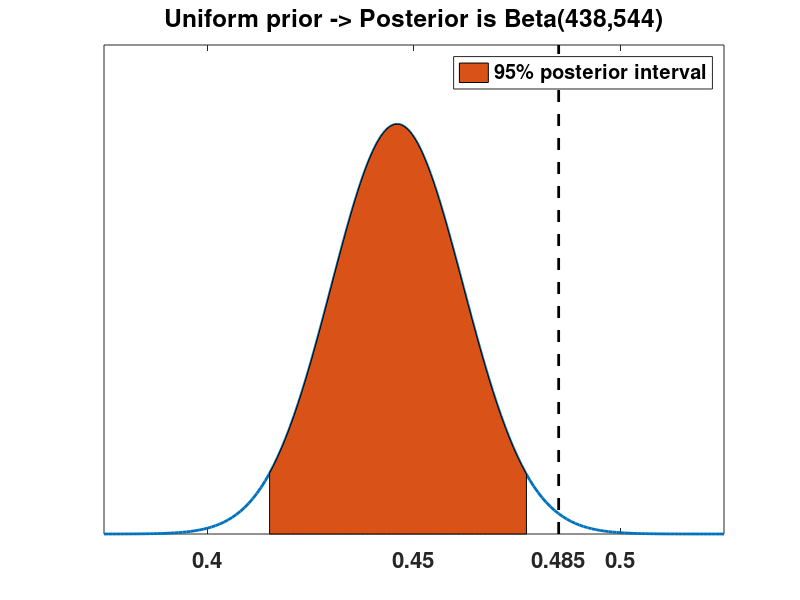

This figure's MATLAB source:
% Bayesian data analysis
% Aki Vehtari <Aki.Vehtari@aalto.fi>

% 437 girls and 543 boys have been observed. Calculate and plot the
% posterior distribution of the proportion of girls $\theta $, using
% uniform prior on $\theta $

% Set general figure properties
clf
set(gcf,'DefaultAxesFontSize',16,'DefaultAxesFontWeight','bold')
set(gcf,'DefaultLineLineWidth',2)

% Plot posterior Beta(438,544)
x=0.375:0.001:0.525;
a=438;b=544;
% betapdf computes the posterior density
pd=betapdf(x,a,b); 
% plot
plot(x,pd)
set(gca,'XLim',[0.375 0.525],'XTick',[0.4 0.45 0.485 0.5])
set(gca,'Ytick',[]);

% Plot the proportion of girl babies in general population
line([0.485 0.485],ylim,'LineStyle','--','Color','k')

% Colorize 95% posterior interval
hold on % hold previous plot
% the following line creates 100 evenly spaced values
% from 2.5% quantile to 97.5% quantile (i.e., 95% central interval)
% betainv computes the value for a given quantile given parameters a and b
xx=linspace(betainv(0.025,a,b),betainv(0.975,a,b),100);
% compute the posterior density
ppd=betapdf(xx,a,b);
% plot area
h=area(xx,ppd);
% add a legend
legend(h,'95% posterior interval')
% remove hold
hold off
% additional decoration
set(gca,'Ytick',[]);
title('Uniform prior -> Posterior is Beta(438,544)')

